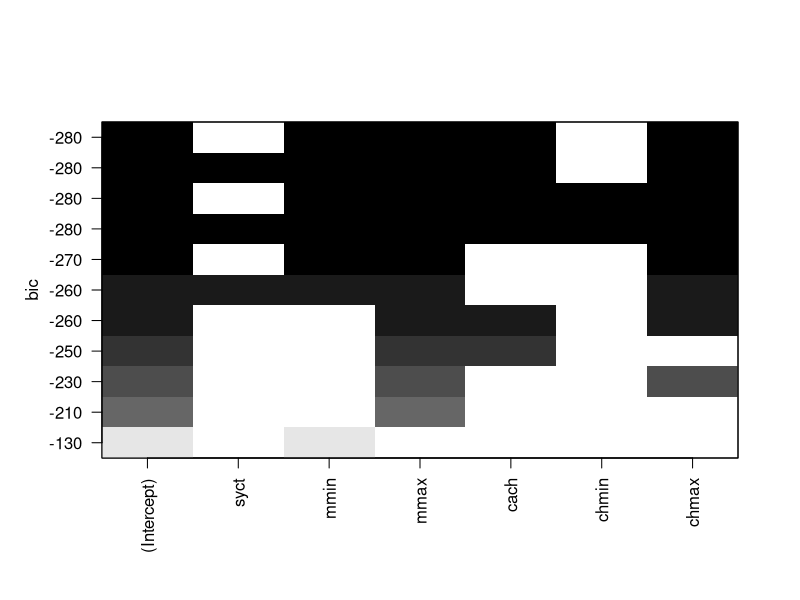

The R script that drew this image:
library(MASS)
data(cpus)
library(tidyr)
library(dplyr)
library(ggplot2)


sample_index <- sample(nrow(cpus),nrow(cpus)*0.80)
cpus_train <- cpus[sample_index,]
cpus_test  <- cpus[-sample_index,]

#1
model_1 <- lm(perf ~ syct+mmin+mmax+cach+chmin+chmax, data = cpus_train)
summary(model_1)

#2
library(leaps)
subset_result <- regsubsets(perf ~ syct+mmin+mmax+cach+chmin+chmax, data = cpus_train, nbest=2, nvmax = 14)
plot(subset_result, scale="bic")
nullmodel=lm(perf ~ 1, data = cpus_train)
fullmodel=lm(perf ~ mmin+mmax+cach+chmax, data = cpus_train)

model_step_b <- step(fullmodel,direction='backward')
model_step_f <- step(nullmodel, scope=list(lower=nullmodel, upper=fullmodel), direction='forward')
model_step_s <- step(nullmodel, scope=list(lower=nullmodel, upper=fullmodel), direction='both')
